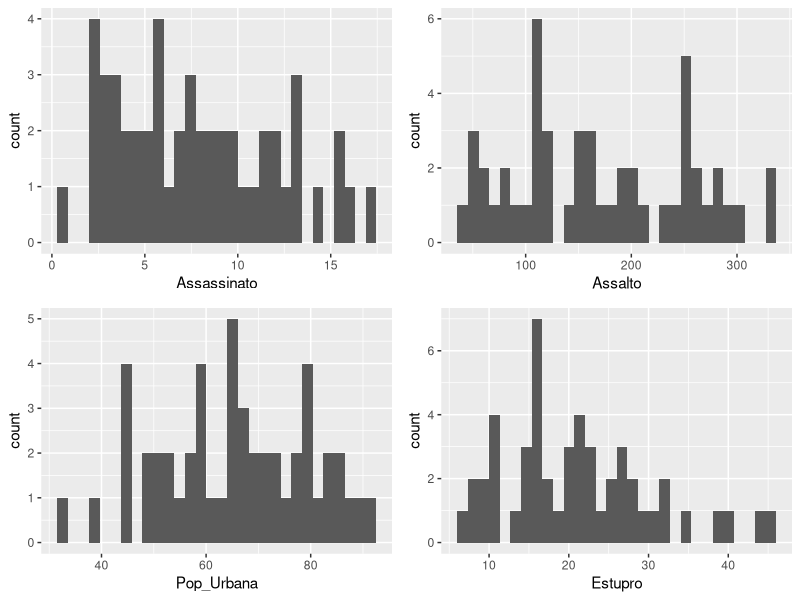
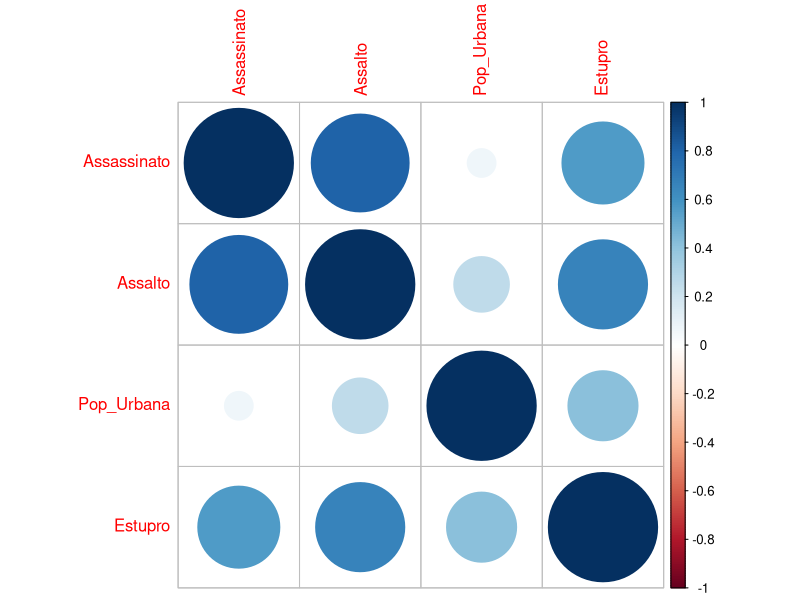
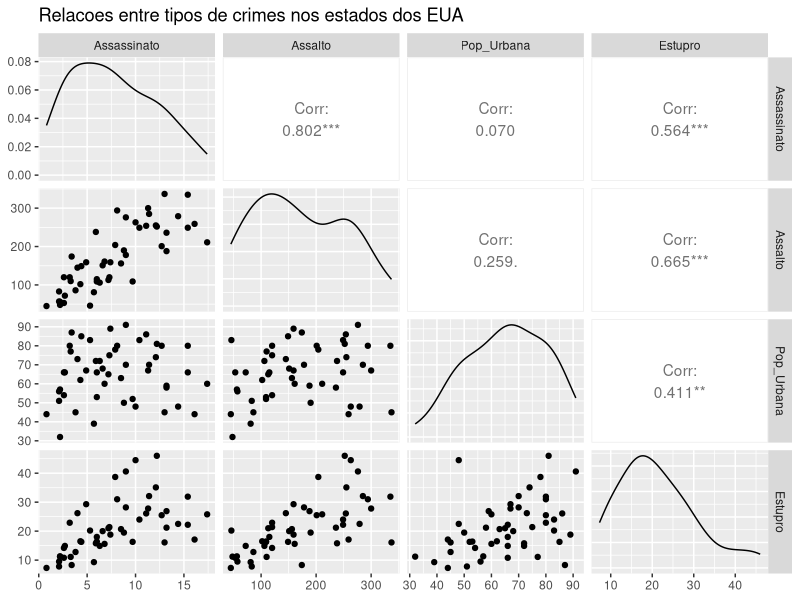
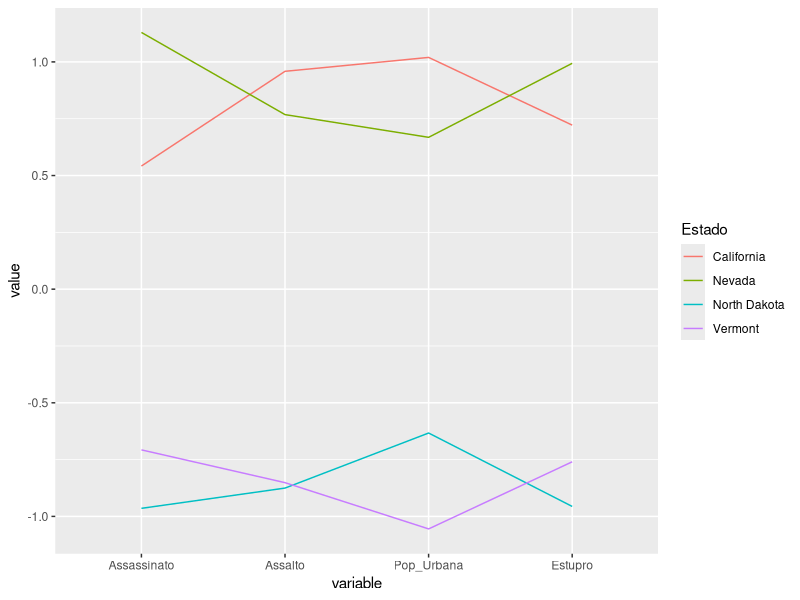
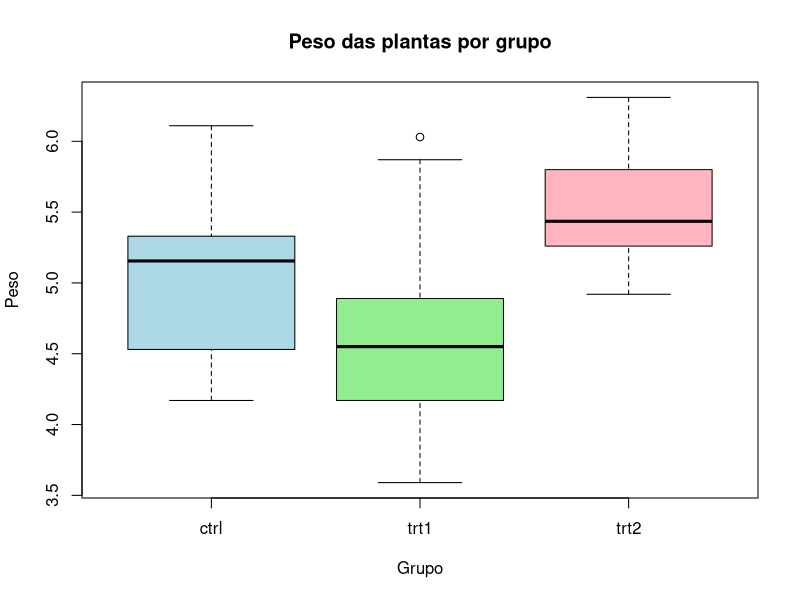

Reproduce these figures in R, in order.
## ---- chunk 1
knitr::opts_chunk$set(echo = TRUE)

library(ggplot2)
library(gridExtra)
library(GGally)
library(tidyverse)
library(corrplot)
library(rstatix)
library(knitr)
data("PlantGrowth")
data("USArrests")

donne <- PlantGrowth
dados <- USArrests

colnames(dados) <- c("Assassinato", "Assalto", "Pop_Urbana", "Estupro")

estados <- dados[c("California","Nevada","North Dakota","Vermont"),]
estados$Estado <- rownames(estados)
## ---- chunk 2
X <- matrix(c(
0.8,0.1,0.4,0.5,
0.9,0.5,0.3,0.1,
0.7,0.1,0.4,0.5,
1.0,0.3,0.3,1.0
), nrow=4, byrow=TRUE)
X
## ---- chunk 3
X_medias <- colMeans(X)
X_medias
## ---- chunk 4
X_covariancias <- cov(X)
X_covariancias
## ---- chunk 5
Correlacao <- cor(X)
Correlacao
## ---- chunk 6
Z <- scale(X)
Z
## ---- chunk 7
Z_medias <- colMeans(Z)
Z_medias
## ---- chunk 8
Z_covariancia <- cov(Z)
Z_covariancia
## ---- chunk 9
Correlacao
## ---- chunk 10
glimpse(dados)
summary(dados)
## ---- chunk 11
h1 <- ggplot(dados, aes(x=Assassinato)) + geom_histogram()
h2 <- ggplot(dados, aes(x=Assalto)) + geom_histogram()
h3 <- ggplot(dados, aes(x=Pop_Urbana)) + geom_histogram()
h4 <- ggplot(dados, aes(x=Estupro)) + geom_histogram()

grid.arrange(h1,h2,h3,h4)
## ---- chunk 12
X_medias_USArrests <- colMeans(dados)
X_medias_USArrests
## ---- chunk 13
X_cov_USArrests <- cov(dados)
X_cov_USArrests
## ---- chunk 14
X_cor_USArrests <- cor(dados)
X_cor_USArrests
## ---- chunk 15
corrplot(X_cor_USArrests)
## ---- chunk 16
ggpairs(dados) +
  ggtitle("Relacoes entre tipos de crimes nos estados dos EUA")
## ---- chunk 17
ggparcoord(
  data = estados,
  columns = 1:4,
  groupColumn = "Estado",
  scale = "std"
)
## ---- chunk 18
glimpse(donne)
## ---- chunk 19
donne %>%
  group_by(group) %>%
  summarise(
    min = min(weight),
    Q1 = quantile(weight,0.25),
    median = median(weight),
    mean = mean(weight),
    Q3 = quantile(weight,0.75),
    max = max(weight)
  )
## ---- chunk 20
boxplot(weight ~ group,
        data = donne,
        col = c("lightblue","lightgreen","lightpink"),
        main = "Peso das plantas por grupo",
        xlab = "Grupo",
        ylab = "Peso")
## ---- chunk 21
A <- matrix(c(9,-2,-2,6), nrow=2)
A
## ---- chunk 22
res <- eigen(A)

autovalores <- res$values
autovalores

autovetores <- res$vectors
autovetores
## ---- chunk 23
autovalores
## ---- chunk 24
Q <- autovetores
L <- diag(autovalores)

A_Espectral <- Q %*% L %*% t(Q)
A_Espectral
## ---- chunk 25
A_inversa <- solve(A)
A_inversa
## ---- chunk 26
res_inv <- eigen(A_inversa)

autovalores_inv <- res_inv$values
autovalores_inv

autovetores_inv <- res_inv$vectors
autovetores_inv
## ---- chunk 27
Q_inv <- autovetores_inv
L_inv <- diag(autovalores_inv)

A_inv_r<- Q_inv %*% L_inv %*% t(Q_inv)
A_inv_r
## ---- chunk 28
A <-matrix(c(2,1,1,3), nrow = 2)
A
## ---- chunk 29

res <- eigen(A)

autovalor <- res$values
autovalor

autovetor <- res$vectors
autovetor


autovalor_sqrt <- diag(sqrt(autovalor))

A_sqrt <- autovetor %*% autovalor_sqrt %*% t(autovetor)

A_sqrt
## ---- chunk 30
t(A_sqrt)
## ---- chunk 31
A_sqrt %*% A_sqrt
## ---- chunk 32
autovalor_inv_sqrt <- diag(1/sqrt(autovalor))

A_inv_sqrt <- autovetor %*% autovalor_inv_sqrt %*% t(autovetor)

A_inv_sqrt
## ---- chunk 33
A_inv_sqrt %*% A_inv_sqrt




# O resultado coincide com A^-1 confirmando a propriedade.

solve(A)
